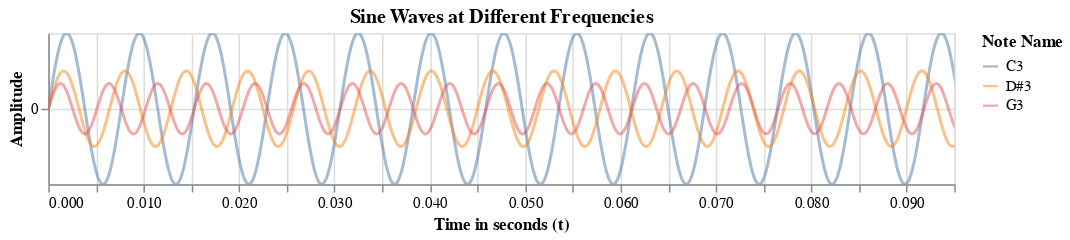

Source (notebook cell):
### Code cell
# Create Altair visualization
chart = alt.Chart(sine_df).mark_line(
    opacity=0.5,
    clip=True
).encode(
    x=alt.X('time:Q', title='Time in seconds (t)', scale=alt.Scale(domain=[0.0, 0.095])),
    y=alt.Y('amplitude:Q', title='Amplitude', axis=alt.Axis(tickCount=1)),
    color=alt.Color('note_name:N', title='Note Name')
).properties(
    width=600,
    height=100,
    title='Sine Waves at Different Frequencies'
)

chart

### Figure 1 — Vega-Lite specification as saved in the notebook (floating-point values rounded to 4 significant figures; data arrays with more than 128 entries replaced by an {"elided": "..."} marker saying what was removed)
{"config": {"view": {"continuousWidth": 300, "continuousHeight": 300}}, "data": {"name": "data-c18e699e32671f9732ab23f2734d0843"}, "mark": {"type": "line", "clip": true, "opacity": 0.5}, "encoding": {"color": {"field": "note_name", "title": "Note Name", "type": "nominal"}, "x": {"field": "time", "scale": {"domain": [0.0, 0.095]}, "title": "Time in seconds (t)", "type": "quantitative"}, "y": {"axis": {"tickCount": 1}, "field": "amplitude", "title": "Amplitude", "type": "quantitative"}}, "height": 100, "title": "Sine Waves at Different Frequencies", "width": 600, "$schema": "https://vega.github.io/schema/vega-lite/v5.20.1.json", "datasets": {"data-c18e699e32671f9732ab23f2734d0843": {"elided": "3060 records"}}}
